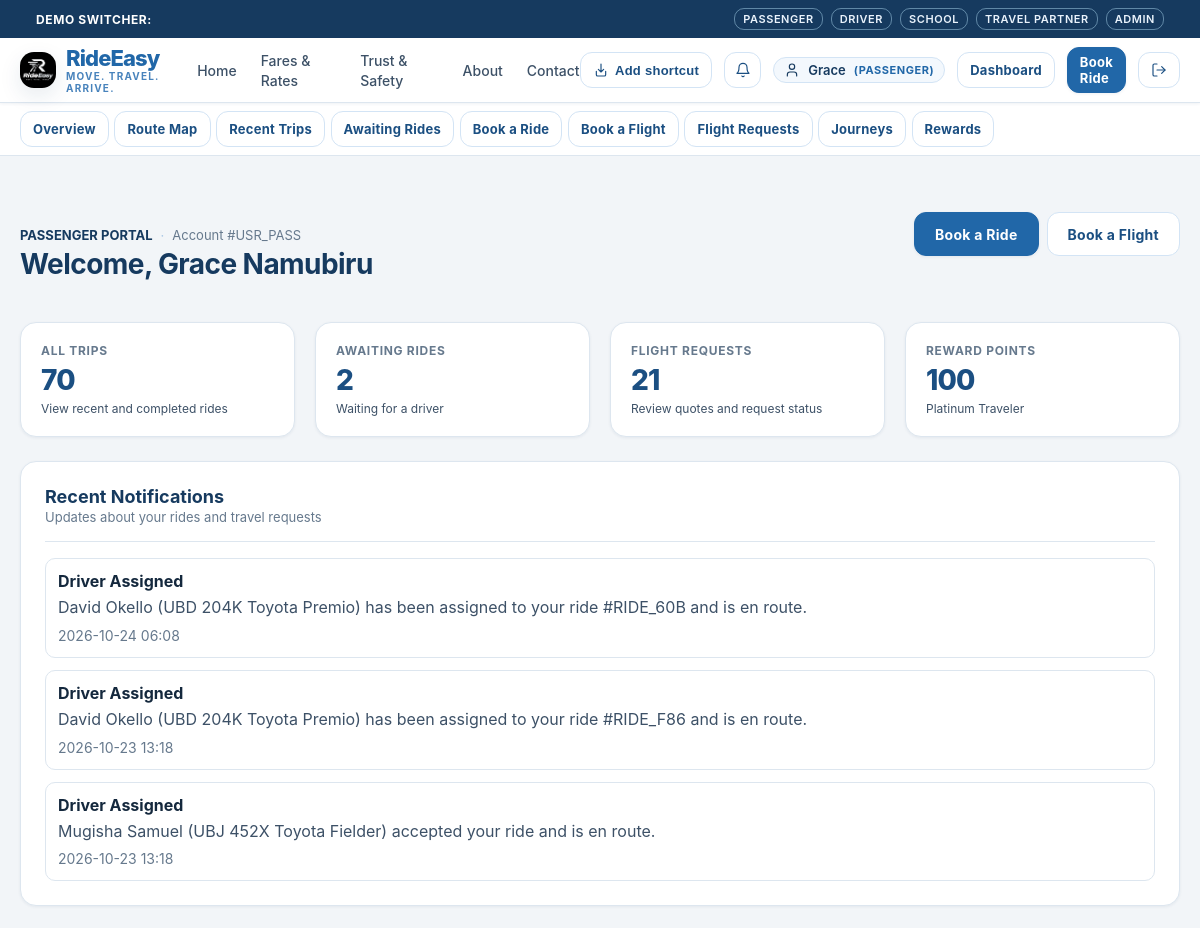
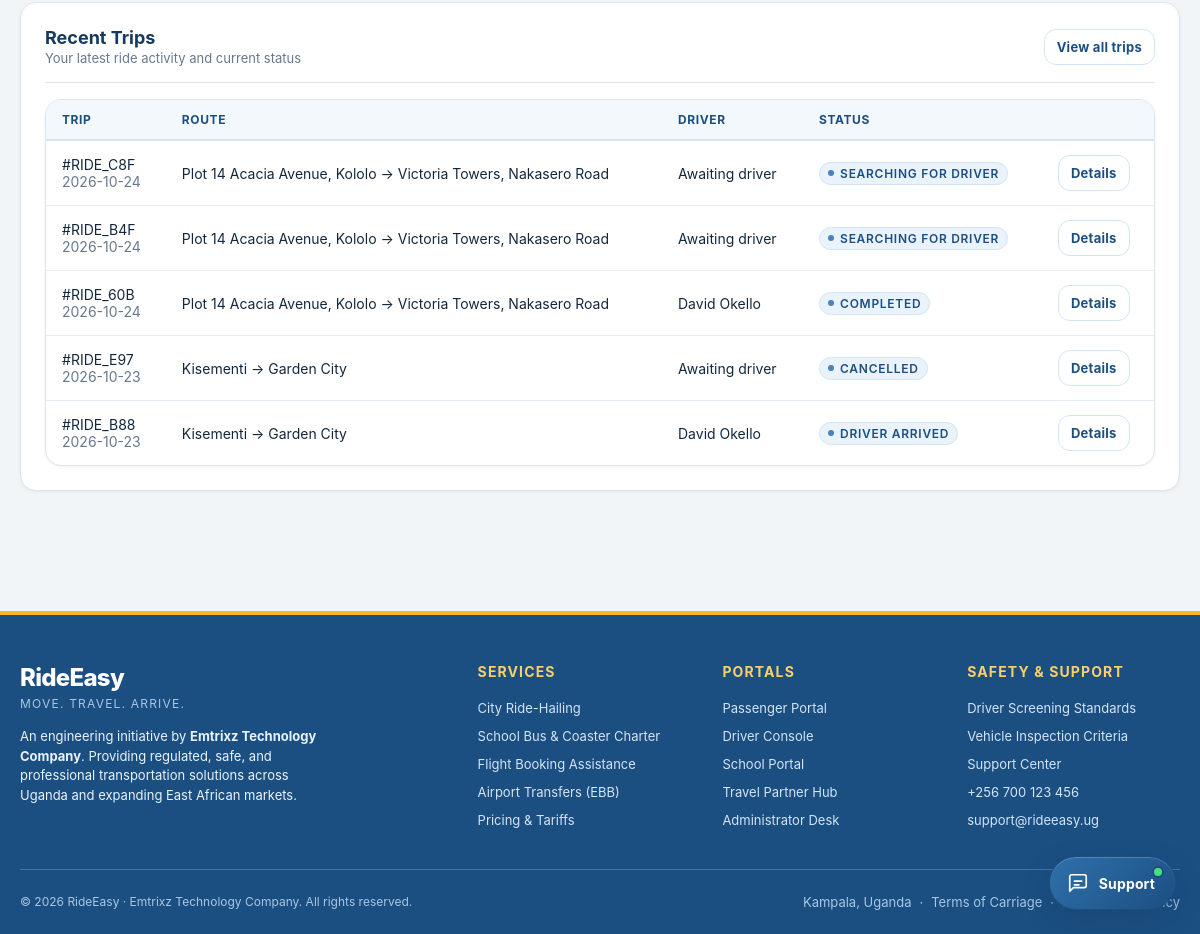
The page /passenger/dashboard (signed in) on the database as committed earlier (2 pictures, top to bottom).
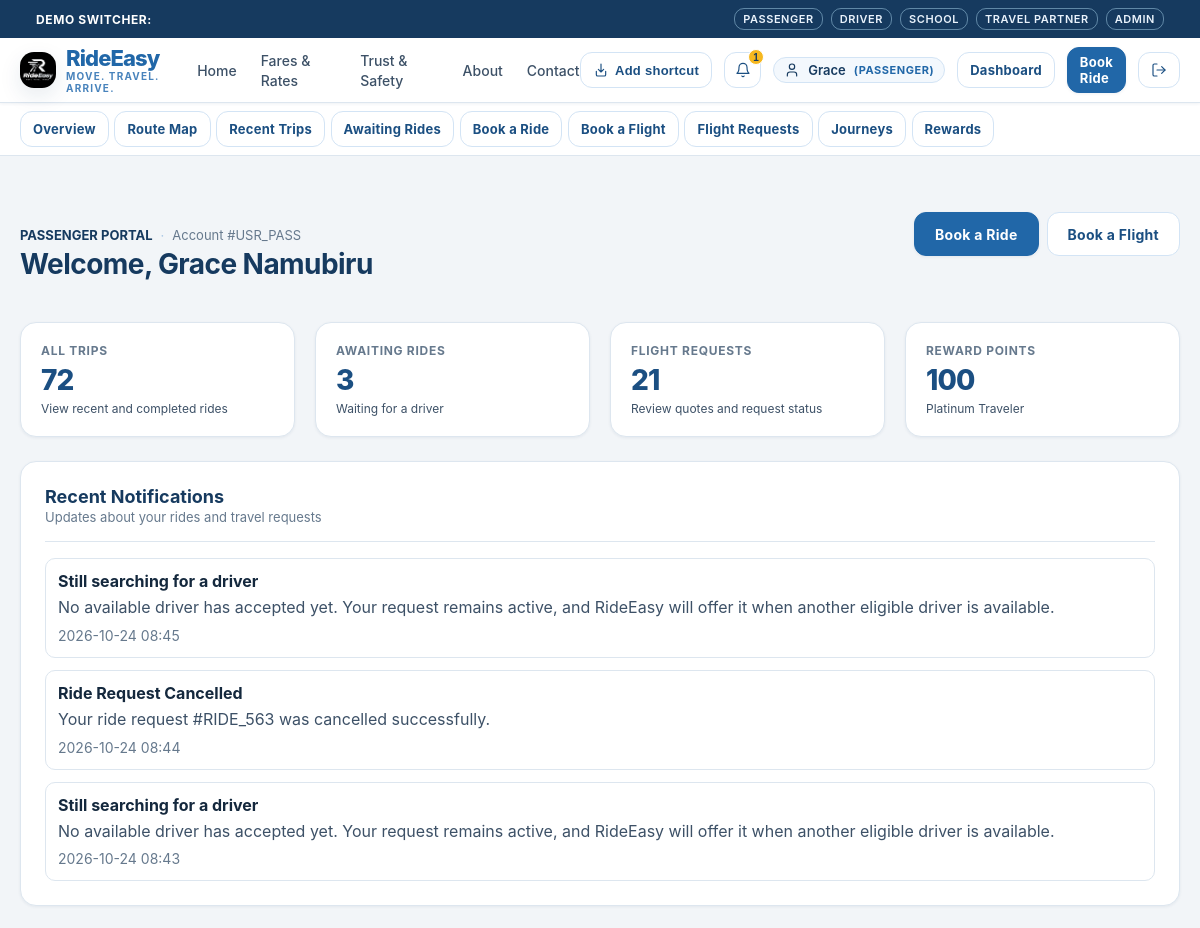
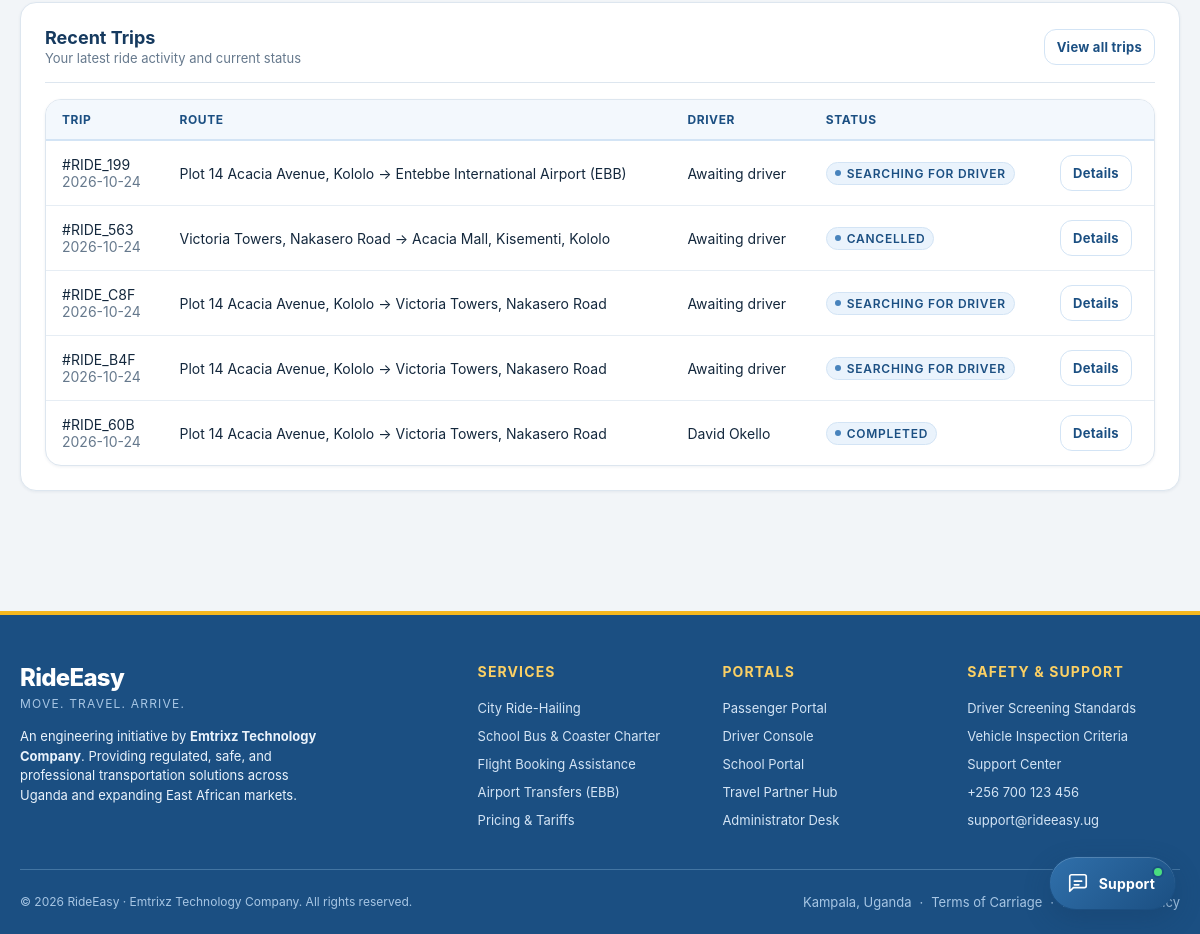
The same page on the database as committed later (2 pictures, top to bottom).
### tables this page shows
CREATE TABLE notifications (
    id TEXT PRIMARY KEY,
    user_id TEXT NOT NULL,
    title TEXT NOT NULL,
    message TEXT NOT NULL,
    type TEXT NOT NULL DEFAULT 'SYSTEM' CHECK(type IN ('DRIVER_ASSIGNED', 'RIDE_STATUS', 'CANCELLATION', 'REMINDER', 'SYSTEM')),
    is_read INTEGER NOT NULL DEFAULT 0,
    related_entity_id TEXT,
    created_at TIMESTAMP NOT NULL DEFAULT CURRENT_TIMESTAMP,
    FOREIGN KEY (user_id) REFERENCES users(id) ON DELETE CASCADE
);

CREATE TABLE rides (
    id TEXT PRIMARY KEY,
    passenger_id TEXT NOT NULL,
    driver_id TEXT,
    category TEXT NOT NULL CHECK(category IN ('BODA', 'ECONOMY', 'COMFORT', 'PREMIUM')),
    pickup_address TEXT NOT NULL,
    pickup_lat REAL NOT NULL,
    pickup_lng REAL NOT NULL,
    destination_address TEXT NOT NULL,
    destination_lat REAL NOT NULL,
    destination_lng REAL NOT NULL,
    estimated_distance_km REAL NOT NULL,
    estimated_fare_ugx INTEGER NOT NULL,
    final_fare_ugx INTEGER,
    payment_method TEXT NOT NULL DEFAULT 'CASH' CHECK(payment_method IN ('CASH', 'MTN_MOMO', 'AIRTEL_MONEY', 'CARD')),
    payment_status TEXT NOT NULL DEFAULT 'UNPAID' CHECK(payment_status IN ('UNPAID', 'PENDING', 'PAID')),
    status TEXT NOT NULL DEFAULT 'REQUESTED' CHECK(status IN (
        'REQUESTED',
        'SEARCHING_FOR_DRIVER',
        'DRIVER_ASSIGNED',
        'DRIVER_ARRIVING',
        'DRIVER_ARRIVED',
        'TRIP_STARTED',
        'TRIP_COMPLETED',
        'PAYMENT_PENDING',
        'COMPLETED',
        'CANCELLED'
    )),
    cancellation_reason TEXT,
    is_airport_ride INTEGER NOT NULL DEFAULT 0,
    related_journey_id TEXT,
    created_at TIMESTAMP NOT NULL DEFAULT CURRENT_TIMESTAMP,
    updated_at TIMESTAMP NOT NULL DEFAULT CURRENT_TIMESTAMP, cancelled_at TIMESTAMP, driver_response_status TEXT NOT NULL DEFAULT 'ACCEPTED' CHECK(driver_response_status IN ('PENDING', 'ACCEPTED', 'DECLINED')), submission_key TEXT, estimated_duration_minutes REAL,
    FOREIGN KEY (passenger_id) REFERENCES users(id) ON DELETE CASCADE,
    FOREIGN KEY (driver_id) REFERENCES users(id),
    FOREIGN KEY (related_journey_id) REFERENCES confirmed_journeys(id)
);

CREATE TABLE users (
    id TEXT PRIMARY KEY,
    email TEXT UNIQUE NOT NULL,
    password_hash TEXT NOT NULL,
    role TEXT NOT NULL CHECK(role IN ('PASSENGER', 'DRIVER', 'SCHOOL', 'TRAVEL_COMPANY', 'ADMIN')),
    full_name TEXT NOT NULL,
    phone TEXT NOT NULL,
    is_active INTEGER NOT NULL DEFAULT 1,
    is_verified INTEGER NOT NULL DEFAULT 0,
    created_at TIMESTAMP NOT NULL DEFAULT CURRENT_TIMESTAMP,
    updated_at TIMESTAMP NOT NULL DEFAULT CURRENT_TIMESTAMP
, avatar_url TEXT DEFAULT '/static/images/default-avatar.svg');

### rideeasy/app/routes/passenger.py (the view)
@passenger_bp.route("/dashboard")
def dashboard():
    user = AuthService.get_current_user()
    db = get_db()
    overview_stats = {
        "rides": db.fetchone("SELECT COUNT(*) as count FROM rides WHERE passenger_id = ?", (user["id"],))["count"],
        "awaiting_rides": db.fetchone(
            "SELECT COUNT(*) as count FROM rides WHERE passenger_id = ? AND status IN ('REQUESTED', 'SEARCHING_FOR_DRIVER')",
            (user["id"],)
        )["count"],
        "flight_requests": db.fetchone("SELECT COUNT(*) as count FROM flight_requests WHERE passenger_id = ?", (user["id"],))["count"]
    }
    recent_rides = db.fetchall(
        """SELECT r.id, r.pickup_address, r.destination_address, r.status, r.created_at,
                  u.full_name as driver_name, u.avatar_url as driver_avatar_url
        FROM rides r
        LEFT JOIN users u ON r.driver_id = u.id
        WHERE r.passenger_id = ?
        ORDER BY r.created_at DESC LIMIT 5""",
        (user["id"],)
    )
    notifications = NotificationService.get_user_notifications(user["id"], limit=10)
    rewards_summary = get_passenger_rewards_summary(user["id"], db)
    return render_template(
        "passenger/dashboard_overview.html",
        user=user,
        recent_rides=recent_rides,
        notifications=notifications,
        rewards_summary=rewards_summary,
        overview_stats=overview_stats
    )

### rideeasy/app/repositories/database.py (called while the page is built)
def get_db() -> Database:
    global _db_instance
    try:
        from flask import current_app, has_app_context
        if has_app_context():
            db_url = current_app.config.get("TURSO_DATABASE_URL", "")
            auth_token = current_app.config.get("TURSO_AUTH_TOKEN", "")
            local_path = current_app.config.get("LOCAL_DB_PATH", Config.LOCAL_DB_PATH)
            if (
                _db_instance is None
                or _db_instance.db_url != db_url
                or _db_instance.auth_token != auth_token
                or _db_instance.local_path != local_path
            ):
                _db_instance = Database(db_url, auth_token, local_path)
            return _db_instance
    except ImportError:
        pass
    if _db_instance is None:
        _db_instance = Database()
    return _db_instance

    def _get_sqlite_conn(self) -> sqlite3.Connection:
        conn = sqlite3.connect(self.local_path, timeout=10.0, check_same_thread=False)
        conn.row_factory = sqlite3.Row
        conn.execute("PRAGMA foreign_keys = ON;")
        return conn

### rideeasy/app/routes/passenger.py (called while the page is built)
@passenger_bp.before_request
@login_required
@role_required("PASSENGER", "ADMIN")
def before_request():
    pass

### rideeasy/app/templates/passenger/dashboard_overview.html (shortened to what the changed rows need)
{% extends "base.html" %}
{% block content %}
<div class="container section">
  <div style="display: flex; justify-content: space-between; align-items: baseline; flex-wrap: wrap; gap: 1rem; margin-bottom: 2rem;">
    <div>
      <h2>Welcome, {{ user.full_name }}</h2>
    </div>
  </div>
  <div class="stats-grid" style="margin-bottom: 1.5rem;">
    <a href="/passenger/rides" class="stat-card" style="text-decoration: none; color: inherit;">
      <div class="stat-label">All Trips</div>
      <div class="stat-value">{{ overview_stats.rides }}</div>
      <div class="stat-subtext">View recent and completed rides</div>
    </a>
    <a href="/passenger/rides?status=awaiting" class="stat-card" style="text-decoration: none; color: inherit;">
      <div class="stat-label">Awaiting Rides</div>
      <div class="stat-value">{{ overview_stats.awaiting_rides }}</div>
      <div class="stat-subtext">Waiting for a driver</div>
    </a>
  </div>
  {% if notifications %}
    <div class="card" style="margin-bottom: 1.5rem;">
      <div style="display: flex; flex-direction: column; gap: 0.75rem;">
        {% for notification in notifications[:3] %}
          <div style="padding: 0.75rem; border: 1px solid var(--color-light-grey); border-radius: var(--radius-sm);">
            <strong>{{ notification.title }}</strong>
            <p style="margin: 0.25rem 0;">{{ notification.message }}</p>
            <span class="text-subtle">{{ notification.created_at[:16] }}</span>
          </div>
        {% endfor %}
      </div>
    </div>
  {% endif %}
  <div class="card">
    {% if recent_rides %}
      <div class="table-responsive">
        <table class="table">
          <thead><tr><th>Trip</th><th>Route</th><th>Driver</th><th>Status</th><th></th></tr></thead>
          <tbody>
            {% for ride in recent_rides[:5] %}
              <tr>
                <td>#{{ ride.id[:8].upper() }}<div class="text-subtle">{{ ride.created_at[:10] }}</div></td>
                <td>{{ ride.pickup_address }} → {{ ride.destination_address }}</td>
                <td>{{ ride.driver_name or 'Awaiting driver' }}</td>
                <td><span class="status-indicator"><span class="status-dot"></span>{{ ride.status.replace('_', ' ') }}</span></td>
                <td><a href="/passenger/rides/{{ ride.id }}" class="btn btn-secondary btn-sm">Details</a></td>
              </tr>
            {% endfor %}
          </tbody>
        </table>
      </div>
    {% else %}
      <div style="text-align: center; padding: 2rem 1rem;">
        <p style="margin-bottom: 1rem;">No rides yet. Book your first ride whenever you are ready.</p>
        <a href="/passenger/book-ride" class="btn btn-primary">Book your first ride</a>
      </div>
    {% endif %}
  </div>
</div>
{% endblock %}

### rideeasy/app/templates/base.html (shortened to what the changed rows need)
<!DOCTYPE html>
<html lang="en">
<head>
  <link rel="stylesheet" href="/static/css/base.css">
  <link rel="stylesheet" href="/static/css/components.css">
  <link rel="stylesheet" href="/static/css/dashboard.css">
  <link rel="stylesheet" href="/static/css/responsive.css">
</head>
<body>
  <header class="navbar no-print">
    <div class="container">
      <div class="navbar-inner">
        <div class="nav-actions">
          {% if current_user %}
            <div style="position: relative;">
              <button id="notif-bell-btn" class="btn btn-secondary btn-sm" aria-label="Notifications" title="In-App Notifications" style="position: relative; padding: 0.35rem 0.6rem;" onclick="toggleNotifDropdown(event);">
                <svg class="icon icon-sm" viewBox="0 0 24 24"><path d="M18 8A6 6 0 0 0 6 8c0 7-3 9-3 9h18s-3-2-3-9"/><path d="M13.73 21a2 2 0 0 1-3.46 0"/></svg>
                {% if unread_notifications_count > 0 %}
                  <span style="position: absolute; top: -4px; right: -4px; background-color: var(--color-black); color: var(--color-white); font-size: 0.625rem; font-weight: 800; border-radius: 9999px; min-width: 16px; height: 16px; display: flex; align-items: center; justify-content: center; padding: 0 3px;">{{ unread_notifications_count }}</span>
                {% endif %}
              </button>
            </div>
          {% else %}
            <a href="/auth/login" class="btn btn-secondary btn-sm">Sign In</a>
            <a href="/auth/register" class="btn btn-primary btn-sm">Register</a>
          {% endif %}
        </div>
      </div>
    </div>
  </header>
  <main>
    {% block content %}{% endblock %}
  </main>
</body>
</html>

Rows that differ between the two databases and show on the page:
no longer on this page (row unchanged): notifications: title "Driver Assigned", message "David Okello (UBD 204K Toyota Premio) has been assigned to your ride #RIDE_60B and is en route.", created_at "2026-10-24 06:08"
no longer on this page (row unchanged): notifications: title "Driver Assigned", message "David Okello (UBD 204K Toyota Premio) has been assigned to your ride #RIDE_F86 and is en route.", created_at "2026-10-23 13:18"
no longer on this page (row unchanged): notifications: title "Driver Assigned", message "Mugisha Samuel (UBJ 452X Toyota Fielder) accepted your ride and is en route.", created_at "2026-10-23 13:18"
no longer on this page (row unchanged): rides: id "RIDE_E97", created_at "2026-10-23", pickup_address "Kisementi", destination_address "Garden City", driver_name "Awaiting driver", status.replace "CANCELLED"
no longer on this page (row edited): rides: id "RIDE_B88", created_at "2026-10-23", pickup_address "Kisementi", destination_address "Garden City", full_name "David Okello", status.replace "DRIVER ARRIVED"
added notifications: title "Still searching for a driver", message "No available driver has accepted yet. Your request remains active, and RideEasy will offer it when another eligible driver is available.", created_at "2026-10-24 08:45"
added notifications: title "Ride Request Cancelled", message "Your ride request #RIDE_563 was cancelled successfully.", created_at "2026-10-24 08:44"
added notifications: title "Still searching for a driver", message "No available driver has accepted yet. Your request remains active, and RideEasy will offer it when another eligible driver is available.", created_at "2026-10-24 08:43"
added rides: id "RIDE_199", created_at "2026-10-24", pickup_address "Plot 14 Acacia Avenue, Kololo", destination_address "Entebbe International Airport (EBB)", driver_name "Awaiting driver", status.replace "SEARCHING FOR DRIVER"
added rides: id "RIDE_563", created_at "2026-10-24", pickup_address "Victoria Towers, Nakasero Road", destination_address "Acacia Mall, Kisementi, Kololo", driver_name "Awaiting driver", status.replace "CANCELLED"
Other text that changed with them:
{{ unread_notifications_count }}: (not shown) → "1"
{{ overview_stats.rides }}: "70" → "72"
{{ overview_stats.awaiting_rides }}: "2" → "3"
